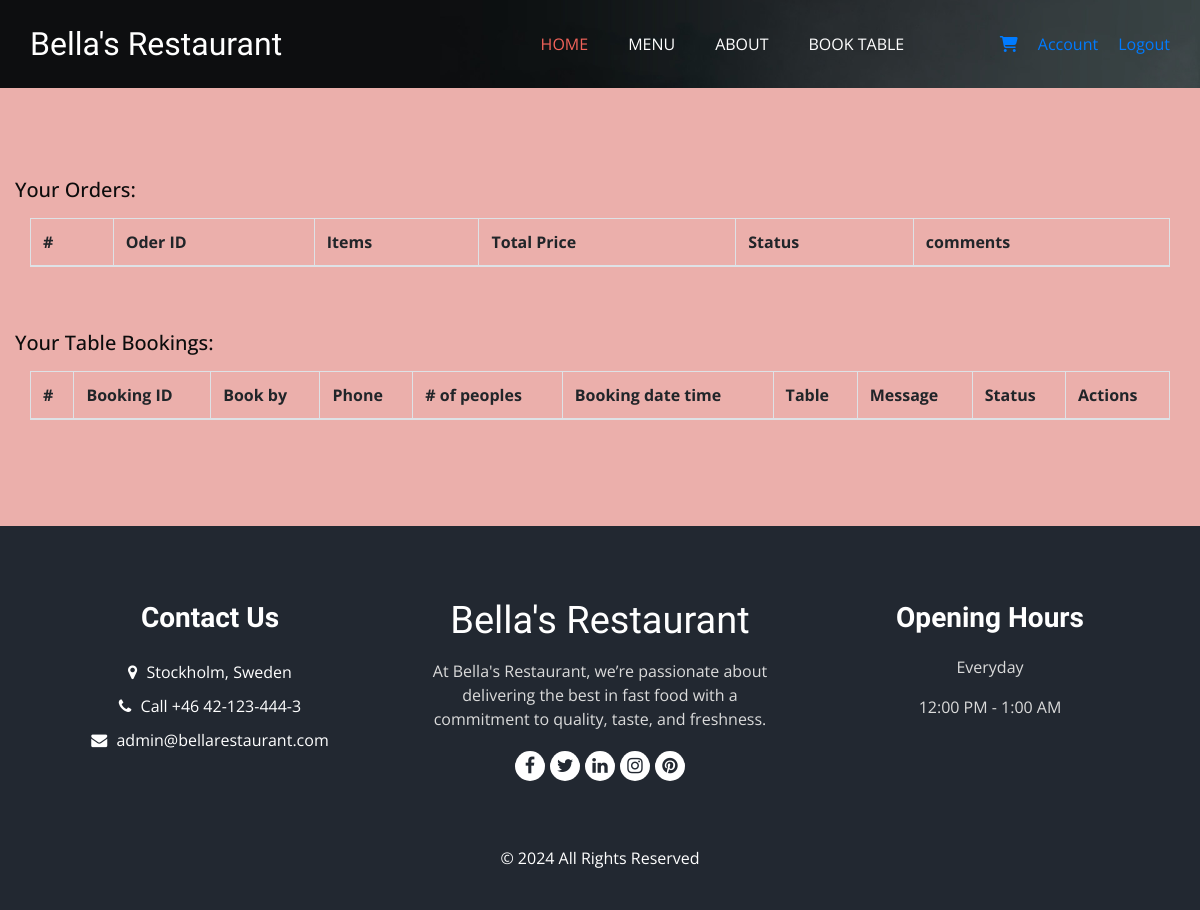
/account/ (signed in), run on an earlier commit of the app's database.
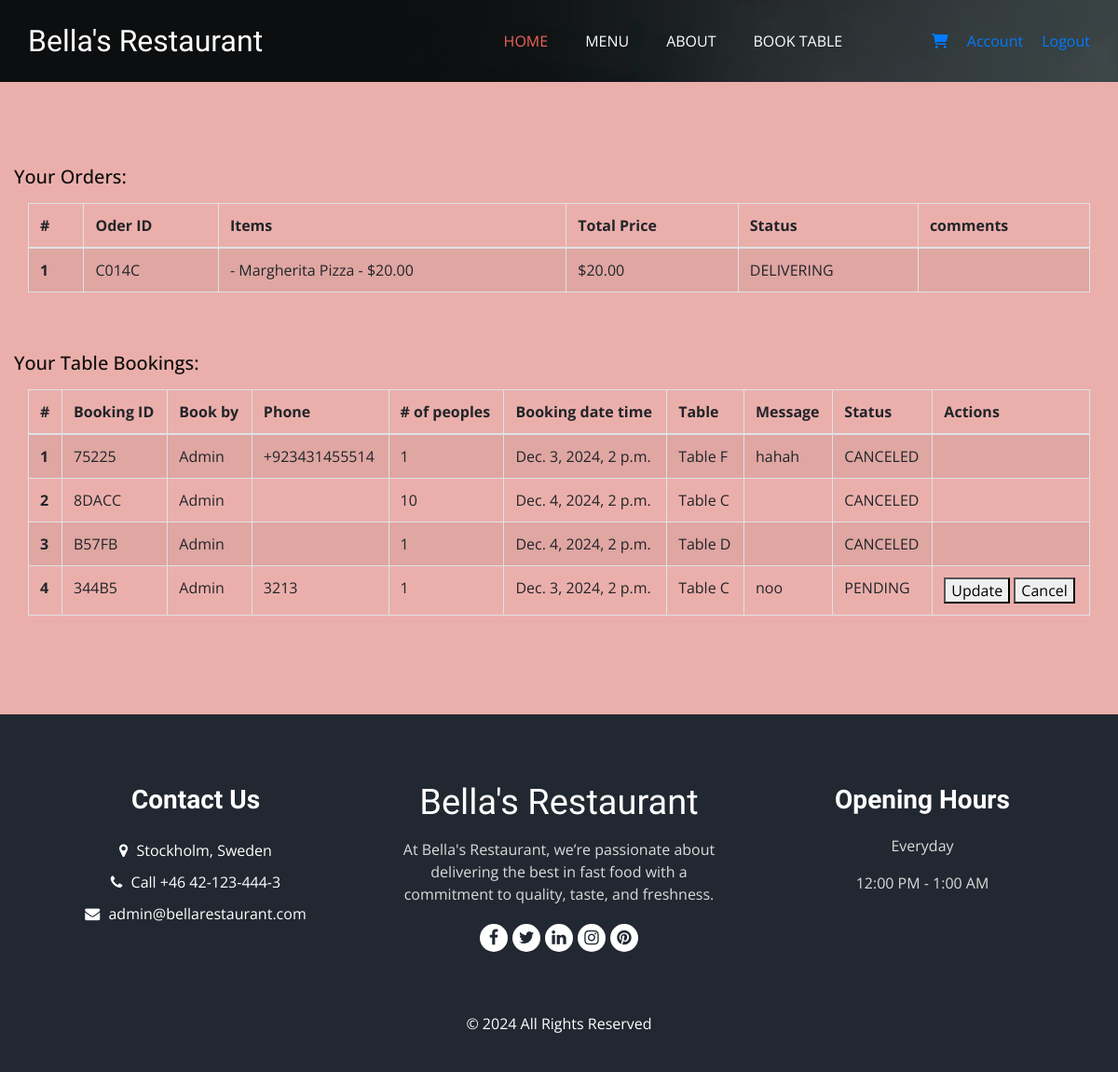
And on a later commit of the database.
### home/models.py (models this page shows, shortened)
class Order(models.Model):
    id = models.UUIDField(primary_key=True, default=uuid.uuid4, editable=False)
    user = models.ForeignKey(User, on_delete=models.CASCADE)
    class OrderStatus(models.TextChoices):
        VERIFIED = 'VERIFIED', _('VERIFIED')
        PREPARING = 'PREPARING', _('PREPARING')
        DELIVERING = 'DELIVERING', _('DELIVERING')
        DELIVERED = 'DELIVERED', _('DELIVERED')
        REJECTED = 'REJECTED', _('REJECTED')
        CANCELLED = 'CANCELLED', _('CANCELLED')
    status = models.CharField(
        max_length=20, choices=OrderStatus.choices, default=OrderStatus.VERIFIED)
    comments = models.TextField(blank=True, null=False, default="")
    created_at = models.DateTimeField(auto_now_add=True, editable=False)
    updated_at = models.DateTimeField(auto_now=True)
    def order_amount(self):
        order_items = OrderFood.objects.filter(order=self)
        total_price = 0
        for order_item in order_items:
            total_price += order_item.food.price
        return total_price

class OrderFood(models.Model):
    id = models.UUIDField(primary_key=True, default=uuid.uuid4, editable=False)
    food = models.ForeignKey(Food, on_delete=models.CASCADE)
    order = models.ForeignKey(Order, on_delete=models.CASCADE)

class Food(models.Model):
    id = models.UUIDField(primary_key=True, default=uuid.uuid4, editable=False)
    food_type = models.ForeignKey(FoodType, on_delete=models.CASCADE)
    name = models.CharField(max_length=200, db_index=True)
    image = models.ImageField(null=True, blank=True)
    description = models.CharField(max_length=200, blank=True)
    price = models.PositiveIntegerField(null=False, blank=False)
    available = models.BooleanField(default=True)
    created_at = models.DateTimeField(auto_now_add=True, editable=False)
    updated_at = models.DateTimeField(auto_now=True)

class TableBooking(models.Model):
    id = models.UUIDField(primary_key=True, default=uuid.uuid4, editable=False)
    user = models.ForeignKey(User, on_delete=models.CASCADE)
    reservation_table = models.ForeignKey(ReservationTables, on_delete=models.CASCADE)
    booking_name = models.CharField(max_length=200)
    booking_phone = models.CharField(max_length=50)
    booking_date = models.DateTimeField()
    people = models.PositiveIntegerField(default=1)
    message = models.CharField(max_length=500)
    class BookStatus(models.TextChoices):
        PENDING = 'PENDING', _('PENDING')
        BOOKED = 'BOOKED', _('BOOKED')
        CANCELED = 'CANCELED', _('CANCELED')
    status = models.CharField(
        max_length=20, choices=BookStatus.choices, default=BookStatus.PENDING)
    created_at = models.DateTimeField(auto_now_add=True, editable=False)
    updated_at = models.DateTimeField(auto_now=True)

class ReservationTables(models.Model):
    id = models.UUIDField(primary_key=True, default=uuid.uuid4, editable=False)
    table_id =models.CharField(max_length=10, unique=True)
    created_at = models.DateTimeField(auto_now_add=True, editable=False)
    updated_at = models.DateTimeField(auto_now=True)

### home/views.py (the view)
# urls.py: path('account/', views.account, name="account"),
def account(request):
    if not request.user.is_authenticated:
        return redirect('login')
    if request.user.groups.filter(name="manager").exists():
        return redirect('manager-account')
    context = {'is_authenticated': request.user.is_authenticated,
               'user': request.user,
               'orders': Order.objects.filter(user=request.user).prefetch_related('orderfood_set'),
               'bookings': TableBooking.objects.filter(user=request.user)
               }
    return render(request, 'home/account.html', context)

### home/templates/home/account.html (shortened to what this page needs)
{% extends 'home/base.html' %}
{% load static %}
{% load custom_filters %}
{% block content %}
    <body class="sub_page">
    <div class="hero_area">
        <div class="bg-box">
            <img src="{% static 'images/hero-bg.jpg' %}" alt="">
        </div>
        {% include 'home/partials/_header.html' %}
    </div>
    <section class="book_section layout_padding">
        <div class="container">
            <div class="row text-center">
                <h5 class="mb-3">Your Orders:</h5>
                <div class="col-md-12">
                    <div class="table-responsive">
                        <table class="table table-striped table-bordered">
                            <thead>
                            <tr>
                                <th scope="col">#</th>
                                <th scope="col">Oder ID</th>
                                <th scope="col">Items</th>
                                <th scope="col">Total Price</th>
                                <th scope="col">Status</th>
                                <th scope="col">comments</th>
                            </tr>
                            </thead>
                            <tbody>
                            {% for order in orders %}
                                <tr>
                                    <th scope="row">{{ forloop.counter }}</th>
                                    <td>{{ order.id|last_n_chars:5 }}</td>
                                    <td>
                                        {% for item in order.orderfood_set.all %}
                                            <div>- {{ item.food.name }} - ${{ item.food.price }}.00</div>
                                        {% endfor %}
                                    </td>
                                    <td> ${{ order.order_amount }}.00</td>
                                    <td>{{ order.status }}</td>
                                    <td>{{ order.comments }}</td>
                                </tr>
                            {% endfor %}
                            </tbody>
                        </table>
                    </div>
                </div>
            </div>
            <div class="row text-center mt-5">
                <h5 class="mb-3">Your Table Bookings:</h5>
                <div class="col-md-12">
                    <div class="table-responsive">
                        <table class="table table-striped table-bordered">
                            <thead>
                            <tr>
                                <th scope="col">#</th>
                                <th scope="col">Booking ID</th>
                                <th scope="col">Book by</th>
                                <th scope="col">Phone</th>
                                <th scope="col"># of peoples</th>
                                <th scope="col">Booking date time</th>
                                <th scope="col">Table</th>
                                <th scope="col">Message</th>
                                <th scope="col">Status</th>
                                <th scope="col">Actions</th>
                            </tr>
                            </thead>
                            <tbody>
                            {% for booking in bookings %}
                                <tr>
                                    <th scope="row">{{ forloop.counter }}</th>
                                    <td>{{ booking.id|last_n_chars:5 }}</td>
                                    <td>{{ booking.booking_name }} </td>
                                    <td>{{ booking.booking_phone }}</td>
                                    <td>{{ booking.people }}</td>
                                    <td>{{ booking.booking_date }}</td>
                                    <td>{{ booking.reservation_table.table_id }}</td>
                                    <td>{{ booking.message }}</td>
                                    <td>{{ booking.status }}</td>
                                    <td>
                                        {% if booking.status != 'CANCELED' %}
                                        <div>
                                            <button onclick="window.location.href='{% url 'update_user_booking' booking.id %}'">Update</button>
                                            <button onclick="cancelUserBooking(`{{ booking.id }}`)">Cancel</button>
                                        </div>
                                        {% endif %}
                                    </td>
                                </tr>
                            {% endfor %}
                            </tbody>
                        </table>
                    </div>
                </div>
            </div>
        </div>
    </section>
    {% include 'home/partials/_footer.html' %}
{% endblock %}

### home/templates/home/base.html (shortened to what this page needs)
{% load static %}
<html lang="eng">
<head>
    <link rel="stylesheet" href="https://cdnjs.cloudflare.com/ajax/libs/font-awesome/6.4.0/css/all.min.css">
  <link rel="stylesheet" type="text/css" href="{% static 'css/bootstrap.css'%}" />
  <link rel="stylesheet" type="text/css" href="https://cdnjs.cloudflare.com/ajax/libs/OwlCarousel2/2.3.4/assets/owl.carousel.min.css" />
  <link rel="stylesheet" href="https://cdnjs.cloudflare.com/ajax/libs/jquery-nice-select/1.1.0/css/nice-select.min.css" />
  <link href="{% static 'css/font-awesome.min.css'%}" rel="stylesheet" />
  <link href="{% static 'css/style.css'%}" rel="stylesheet" />
  <link href="{% static 'css/responsive.css'%}" rel="stylesheet" />
</head>
{% block content %} {% endblock %}
</body>
</html>

### home/templates/home/partials/_header.html (shortened to what this page needs)
{% load static %}
<header class="header_section">
    <div class="container">
        <nav class="navbar navbar-expand-lg custom_nav-container ">
            <a class="navbar-brand" href="{% url 'home' %}">
             <span style=" font-family: 'Sevillana', cursive;font-weight: 400;font-style: normal;">
              Bella's Restaurant
            </span>
            </a>
            <div class="collapse navbar-collapse" id="navbarSupportedContent">
                <ul class="navbar-nav  mx-auto ">
                    <li class="nav-item active">
                        <a class="nav-link" href="{% url 'home' %}">Home <span class="sr-only">(current)</span></a>
                    </li>
                    <li class="nav-item">
                        <a class="nav-link" href="{% url 'menu' %}">Menu</a>
                    </li>
                    <li class="nav-item">
                        <a class="nav-link" href="{% url 'about' %}">About</a>
                    </li>
                    <li class="nav-item">
                        <a class="nav-link" href="{% url 'book' %}">Book Table</a>
                    </li>
                </ul>
                {% if is_authenticated %}
                    <div class="user_option">
                        <a class="cart_link" href={% url 'cart' %}>
                            <i class="fa-solid fa-cart-shopping"></i> </a>
                    </div>
                    <a style="padding-left: 10px" href="{% url 'account' %}" class="submenu-title">Account</a>
                    <a style="padding-left: 20px" href="{% url 'logout' %}" class="submenu-title">Logout</a>
                {% endif %}
            </div>
        </nav>
    </div>
</header>

### home/templates/home/partials/_footer.html
{% load static %}
  <footer class="footer_section">
    <div class="container">
      <div class="row">
        <div class="col-md-4 footer-col">
          <div class="footer_contact">
            <h4>
              Contact Us
            </h4>
            <div class="contact_link_box">
              <a href="">
                <i class="fa fa-map-marker" aria-hidden="true"></i>
                <span>
                  Stockholm, Sweden
                </span>
              </a>
              <a href="">
                <i class="fa fa-phone" aria-hidden="true"></i>
                <span>
                  Call +46 42-123-444-3
                </span>
              </a>
              <a href="">
                <i class="fa fa-envelope" aria-hidden="true"></i>
                <span>
                  admin@bellarestaurant.com
                </span>
              </a>
            </div>
          </div>
        </div>
        <div class="col-md-4 footer-col">
          <div class="footer_detail">
            <a href="" class="footer-logo" style=" font-family: 'Sevillana', cursive;font-weight: 400;font-style: normal;">
              Bella's Restaurant
            </a>
            <p>
              At Bella's Restaurant, we’re passionate about delivering the best in fast food with a commitment to quality, taste, and freshness.
            </p>
            <div class="footer_social">
              <a href="https://www.facebook.com/bella_restaurant" target="_blank">
                <i class="fa fa-facebook" aria-hidden="true"></i>
              </a>
              <a href="https://www.x.com/bella_restaurant" target="_blank">
                <i class="fa fa-twitter" aria-hidden="true"></i>
              </a>
              <a href="https://www.linkedin.com/in/bella_restaurant" target="_blank">
                <i class="fa fa-linkedin" aria-hidden="true"></i>
              </a>
              <a href="https://www.instagram.com/bella_restaurant" target="_blank">
                <i class="fa fa-instagram" aria-hidden="true"></i>
              </a>
              <a href="https://www.pinterest.com/bella_restaurant" target="_blank">
                <i class="fa fa-pinterest" aria-hidden="true"></i>
              </a>
            </div>
          </div>
        </div>
        <div class="col-md-4 footer-col">
          <h4>
            Opening Hours
          </h4>
          <p>
            Everyday
          </p>
          <p>
            12:00 PM - 1:00 AM
          </p>
        </div>
      </div>
      <div class="footer-info">
        <p>
          &copy; <span id="displayYear"></span> All Rights Reserved
        </p>
      </div>
    </div>
  </footer>

What changed in the data, as far as the page shows it:
added Order: id|last_n_chars "C014C", order_amount "20", status "DELIVERING"
added OrderFood: food.name "Margherita Pizza", food.price "20"
added TableBooking: id|last_n_chars "75225", booking_name "Admin", booking_phone "+923431455514", people "1", booking_date "Dec. 3, 2024, 2 p.m.", reservation_table.table_id "Table F", message "hahah", status "CANCELED"
added TableBooking: id|last_n_chars "8DACC", booking_name "Admin", people "10", booking_date "Dec. 4, 2024, 2 p.m.", reservation_table.table_id "Table C", status "CANCELED"
added TableBooking: id|last_n_chars "B57FB", booking_name "Admin", people "1", booking_date "Dec. 4, 2024, 2 p.m.", reservation_table.table_id "Table D", status "CANCELED"
added TableBooking: id|last_n_chars "344B5", booking_name "Admin", booking_phone "3213", people "1", booking_date "Dec. 3, 2024, 2 p.m.", reservation_table.table_id "Table C", message "noo", status "PENDING"
